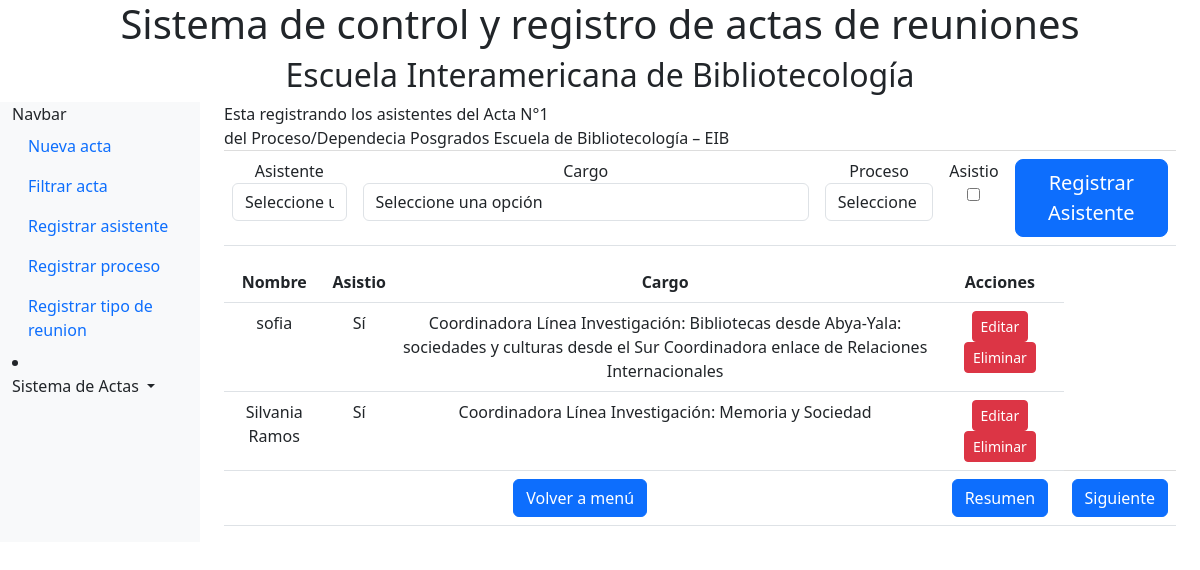
The page /app_registro/RegistroUsuariosConfirmacion/19/123/1/ on the database its author committed.
### app_registro/models.py (models this page shows, shortened)
class Dependece(models.Model):
    cod = models.CharField(max_length=200,null=True)
    name = models.CharField(max_length=200,null=True)

class Confirmation(models.Model):
    user_id = models.ForeignKey(User,on_delete =models.CASCADE,verbose_name="Usuario")
    act_id = models.ForeignKey(Act,on_delete =models.CASCADE)
    asset = models.BooleanField(null=True, default=None)
    job_position = models.ForeignKey(Job, on_delete=models.SET_NULL, blank=True, null=True)
    process = models.ForeignKey(Process,on_delete =models.CASCADE,null=True, default=None)
    approved = models.BooleanField(null=True, default=False)

class User(models.Model):
    name = models.CharField(max_length=200, default=None)
    mail = models.CharField(max_length=200,null=True,default=None)
    num_id = models.IntegerField(default=None)

class Job(models.Model):
    name_job = models.CharField(max_length=200)
    description = models.CharField(max_length=200,null=True, default=None)
    def __str__(self):
        return str(self.name_job)

### app_registro/views.py (the view)
# urls.py: path('RegistroUsuariosConfirmacion/<int:act_id>/<str:act_proceso>/<int:act_ident>/', views.RegisterUserConfirmation, name='RegistroUserconfirmation'),
def RegisterUserConfirmation(request,act_id,act_proceso,act_ident):
    if request.method == 'POST':
        formuser = RegisterFormUserConfirmation(request.POST)
        if formuser.is_valid():
            user_id = formuser.cleaned_data['user_id']  # Obtener el ID del usuario del formulario
            existing_confirmation = Confirmation.objects.filter(act_id=act_id, user_id=user_id).first()
            if existing_confirmation:
                messages.error(request, 'El asistente ya ha sido registrado para esta acta.')
                url_redireccion = reverse('RegistroUserconfirmation' , kwargs={'act_id': act_id, 'act_proceso': act_proceso, 'act_ident': act_ident})
                return redirect(url_redireccion)
            confirmacion = formuser.save(commit=False)
            confirmacion.save()
            url_redireccion = reverse('RegistroUserconfirmation' , kwargs={'act_id': act_id, 'act_proceso': act_proceso, 'act_ident': act_ident})
            return redirect(url_redireccion)
    else:
        formuser = RegisterFormUserConfirmation()
    confimaciones = Confirmation.objects.filter(act_id=act_id)
    proceso = Dependece.objects.get(cod=act_proceso)
    context = {
    'form': formuser,
    'act_id': act_id,
    'act_proceso': act_proceso,
    'act_ident': act_ident,
    'confimaciones':confimaciones,
    'proceso': proceso,
    }
    return render(request, 'app_registro/formulario2.html', context)

### app_registro/forms.py
class RegisterFormUserConfirmation(forms.ModelForm):
    class Meta:
        model = Confirmation
        fields = "__all__"
        widgets = {
            'asset': forms.CheckboxInput(),
        }
    def __init__(self, *args, **kwargs):
        super().__init__(*args, **kwargs)
        self.fields['job_position'].required = False
        user = User.objects.values_list('pk','name')
        self.fields['user_id'].choices = user
        job = Job.objects.values_list('pk', 'name_job')
        self.fields['job_position'].choices = job
        proceso = Process.objects.values_list('pk', 'name')
        self.fields['process'].choices = proceso

### Templates/app_registro/formulario2.html (shortened to what this page needs)
{% extends 'base.html' %}
{% load static %}
    {% block content %}
    <main class="col-md-9 ms-sm-auto col-lg-10 px-md-4">
      <form method="post" id="myForm">
      <label >Esta registrando los asistentes del Acta N°{{ act_ident }} </label>
          <div>
          <label>del Proceso/Dependecia {{ proceso.name }}</label>
          </div>
          <table class="table text-center">
          <div class="container">
            <div class="form-group">
              <td>
              <label >Asistente</label>
              <select name="user_id" id="user_id" class="form-control" required>
                <option value="">Seleccione una opción</option>
              </select>
            </td>
            <td>
              <label >Cargo</label>
              <select name="job_position" id="job_position" class="form-control">
                <option value="">Seleccione una opción</option>
              </select>
            </td>
            <td>
              <label >Proceso</label>
              <select name="process" id="process" class="form-control">
                <option value="">Seleccione una opción</option>
              </select>
            </td>
            <td>
            <label >Asistio</label>
          <div>
            <input type="checkbox" name="asset" id="asset" >
            <td colspan="3">
              <div class="text-center">
                  <button type="submit" class="btn btn-primary btn-lg btn-block">Registrar Asistente</button>
              </div>
          </td>
            </table>
            <table class="table text-center">
              <thead>
                <tr>
                  <th>Nombre</th>
                  <th>Asistio</th>
                  <th>Cargo</th>
                  <th>Acciones</th>
                </tr>
              </thead>
              <tbody>
                {% for user in confimaciones %}
                  <tr>
                    <td>{{ user.user_id.name}}</td>
                    <td>
                      {% if user.asset == True %}
                          Sí
                      {% elif user.asset == False %}
                          No
                      {% else %}
                          No registrado
                      {% endif %}
                  </td>
                    <td>{{ user.job_position }}</td>
                    <td>
                      <a href="{% url 'EditarRegistroUsuariosConfirmacion' user.id act_id act_proceso act_ident%}" class="btn btn-danger btn-sm">Editar</a>
                      <a href="{% url 'eliminar_RegistroUsuariosConfirmacion' user.id act_id act_proceso act_ident%}" class="btn btn-danger btn-sm delete-typemeet" data-typemeet-id="{{ user.id }}">Eliminar</a>
                    </td>
                  </tr>
                {% empty %}
                  <tr>
                    <td colspan="5">No se encontraron asistentes</td>
                  </tr>
                {% endfor %}
              </tbody>
              <td colspan="3" class="text-center">
                <a href="{% url 'menu' %}" class="btn btn-primary">Volver a menú</a>
              </td>
              <td colspan="3" class="text-center">
                <a href="{% url 'resumen' act_id %}" class="btn btn-primary">Resumen</a>
              </td>
              <td colspan="3" class="text-center">
                <a href="{% url 'RegistroDevelop' act_id act_proceso act_ident%}" class="btn btn-primary">Siguiente</a>
              </td>
            </table>
      </form>
    </main>
    {% endblock %}

### Templates/base.html (style rules this page uses)
.table { border-collapse: collapse; }
.table td { border-top: 1px solid #ddd; padding: 8px; }
.table td:first-child { border-left: none; }
.table td:last-child { border-right: none; }

### rows shown on the page
Dependece: name "Posgrados Escuela de Bibliotecología – EIB"
Confirmation: user_id.name "sofia", asset "Sí", job_position "Coordinadora Línea Investigación: Bibliotecas desde Abya-Yala: sociedades y culturas desde el Sur Coordinadora enlace de Relaciones Internacionales"
Confirmation: user_id.name "Silvania Ramos", asset "Sí", job_position "Coordinadora Línea Investigación: Memoria y Sociedad"

### other values the page prints
{{ act_ident }} "1"
